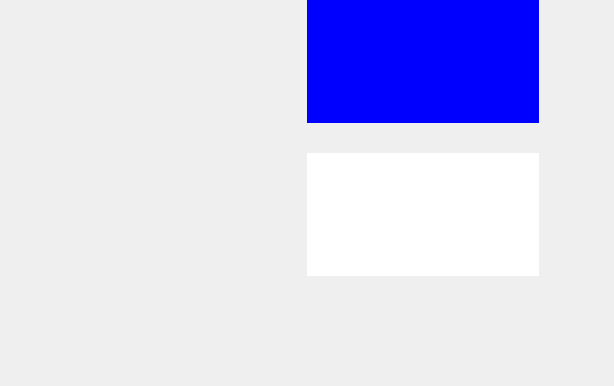
<?xml version="1.0" encoding="UTF-8"?>
<ui version="4.0">
 <class>ScoreViewVerticalSingle</class>
 <widget class="QWidget" name="ScoreViewVerticalSingle">
  <property name="geometry">
   <rect>
    <x>0</x>
    <y>0</y>
    <width>614</width>
    <height>386</height>
   </rect>
  </property>
  <property name="cursor">
   <cursorShape>PointingHandCursor</cursorShape>
  </property>
  <property name="windowTitle">
   <string>IpponBoard View</string>
  </property>
  <property name="windowIcon">
   <iconset resource="../base/ipponboard.qrc">
    <normaloff>:/res/images/logo.png</normaloff>:/res/images/logo.png</iconset>
  </property>
  <property name="statusTip">
   <string notr="true"/>
  </property>
  <property name="autoFillBackground">
   <bool>false</bool>
  </property>
  <property name="styleSheet">
   <string notr="true"/>
  </property>
  <layout class="QVBoxLayout" name="verticalLayout_main" stretch="0,20,0,8">
   <property name="spacing">
    <number>0</number>
   </property>
   <property name="margin">
    <number>0</number>
   </property>
   <item>
    <widget class="ScaledText" name="text_ippon_first" native="true">
     <property name="sizePolicy">
      <sizepolicy hsizetype="Expanding" vsizetype="Expanding">
       <horstretch>0</horstretch>
       <verstretch>0</verstretch>
      </sizepolicy>
     </property>
     <property name="minimumSize">
      <size>
       <width>20</width>
       <height>0</height>
      </size>
     </property>
     <property name="font">
      <font>
       <weight>50</weight>
       <bold>false</bold>
      </font>
     </property>
     <property name="styleSheet">
      <string notr="true">background-color: blue;</string>
     </property>
    </widget>
   </item>
   <item>
    <layout class="QHBoxLayout" name="horizontalLayout_2" stretch="1,1">
     <property name="spacing">
      <number>0</number>
     </property>
     <property name="leftMargin">
      <number>0</number>
     </property>
     <property name="topMargin">
      <number>0</number>
     </property>
     <property name="rightMargin">
      <number>0</number>
     </property>
     <item>
      <layout class="QVBoxLayout" name="layout_info" stretch="2,2,2">
       <property name="spacing">
        <number>0</number>
       </property>
       <property name="topMargin">
        <number>0</number>
       </property>
       <property name="rightMargin">
        <number>0</number>
       </property>
       <property name="bottomMargin">
        <number>0</number>
       </property>
       <item>
        <layout class="QVBoxLayout" name="layout_name_first" stretch="3,2">
         <property name="spacing">
          <number>0</number>
         </property>
         <property name="rightMargin">
          <number>0</number>
         </property>
         <property name="bottomMargin">
          <number>0</number>
         </property>
         <item>
          <widget class="ScaledText" name="text_fighter_first" native="true">
           <property name="sizePolicy">
            <sizepolicy hsizetype="Expanding" vsizetype="Expanding">
             <horstretch>0</horstretch>
             <verstretch>0</verstretch>
            </sizepolicy>
           </property>
           <property name="minimumSize">
            <size>
             <width>20</width>
             <height>20</height>
            </size>
           </property>
           <property name="styleSheet">
            <string notr="true"/>
           </property>
          </widget>
         </item>
         <item>
          <widget class="ScaledText" name="text_club_first" native="true">
           <property name="sizePolicy">
            <sizepolicy hsizetype="Expanding" vsizetype="Expanding">
             <horstretch>0</horstretch>
             <verstretch>0</verstretch>
            </sizepolicy>
           </property>
           <property name="minimumSize">
            <size>
             <width>20</width>
             <height>20</height>
            </size>
           </property>
          </widget>
         </item>
        </layout>
       </item>
       <item>
        <layout class="QHBoxLayout" name="layout_osaekomi" stretch="3,7">
         <property name="spacing">
          <number>0</number>
         </property>
         <property name="leftMargin">
          <number>0</number>
         </property>
         <property name="topMargin">
          <number>0</number>
         </property>
         <property name="rightMargin">
          <number>0</number>
         </property>
         <item>
          <widget class="ScaledImage" name="image_sand_clock" native="true">
           <property name="sizePolicy">
            <sizepolicy hsizetype="Expanding" vsizetype="Expanding">
             <horstretch>0</horstretch>
             <verstretch>0</verstretch>
            </sizepolicy>
           </property>
           <property name="minimumSize">
            <size>
             <width>50</width>
             <height>0</height>
            </size>
           </property>
          </widget>
         </item>
         <item>
          <widget class="ScaledText" name="text_hold_clock" native="true">
           <property name="sizePolicy">
            <sizepolicy hsizetype="Expanding" vsizetype="Expanding">
             <horstretch>0</horstretch>
             <verstretch>0</verstretch>
            </sizepolicy>
           </property>
           <property name="minimumSize">
            <size>
             <width>40</width>
             <height>40</height>
            </size>
           </property>
           <property name="font">
            <font>
             <weight>50</weight>
             <bold>false</bold>
            </font>
           </property>
           <property name="styleSheet">
            <string notr="true"/>
           </property>
          </widget>
         </item>
        </layout>
       </item>
       <item>
        <layout class="QVBoxLayout" name="layout_name_second" stretch="3,2">
         <property name="spacing">
          <number>0</number>
         </property>
         <property name="rightMargin">
          <number>0</number>
         </property>
         <property name="bottomMargin">
          <number>0</number>
         </property>
         <item>
          <widget class="ScaledText" name="text_fighter_second" native="true">
           <property name="sizePolicy">
            <sizepolicy hsizetype="Expanding" vsizetype="Expanding">
             <horstretch>0</horstretch>
             <verstretch>0</verstretch>
            </sizepolicy>
           </property>
           <property name="minimumSize">
            <size>
             <width>20</width>
             <height>20</height>
            </size>
           </property>
           <property name="font">
            <font>
             <weight>50</weight>
             <bold>false</bold>
            </font>
           </property>
          </widget>
         </item>
         <item>
          <widget class="ScaledText" name="text_club_second" native="true">
           <property name="sizePolicy">
            <sizepolicy hsizetype="Expanding" vsizetype="Expanding">
             <horstretch>0</horstretch>
             <verstretch>0</verstretch>
            </sizepolicy>
           </property>
           <property name="minimumSize">
            <size>
             <width>20</width>
             <height>20</height>
            </size>
           </property>
          </widget>
         </item>
        </layout>
       </item>
      </layout>
     </item>
     <item>
      <layout class="QVBoxLayout" name="verticalLayout_score_whit" stretch="8,2,8">
       <property name="spacing">
        <number>0</number>
       </property>
       <property name="leftMargin">
        <number>0</number>
       </property>
       <property name="topMargin">
        <number>0</number>
       </property>
       <property name="bottomMargin">
        <number>0</number>
       </property>
       <item>
        <layout class="QHBoxLayout" name="horizontalLayout_score_first" stretch="10,10,3,3">
         <property name="spacing">
          <number>0</number>
         </property>
         <property name="margin">
          <number>0</number>
         </property>
         <item>
          <widget class="ScaledText" name="text_wazaari_first" native="true">
           <property name="sizePolicy">
            <sizepolicy hsizetype="Expanding" vsizetype="Expanding">
             <horstretch>5</horstretch>
             <verstretch>5</verstretch>
            </sizepolicy>
           </property>
           <property name="minimumSize">
            <size>
             <width>20</width>
             <height>20</height>
            </size>
           </property>
           <property name="font">
            <font>
             <weight>50</weight>
             <bold>false</bold>
            </font>
           </property>
           <property name="styleSheet">
            <string notr="true">background-color: blue;</string>
           </property>
          </widget>
         </item>
         <item>
          <widget class="ScaledText" name="text_yuko_first" native="true">
           <property name="sizePolicy">
            <sizepolicy hsizetype="Expanding" vsizetype="Expanding">
             <horstretch>5</horstretch>
             <verstretch>5</verstretch>
            </sizepolicy>
           </property>
           <property name="minimumSize">
            <size>
             <width>20</width>
             <height>20</height>
            </size>
           </property>
           <property name="font">
            <font>
             <weight>50</weight>
             <bold>false</bold>
            </font>
           </property>
           <property name="styleSheet">
            <string notr="true">background-color: blue;</string>
           </property>
          </widget>
         </item>
         <item>
          <widget class="ScaledImage" name="image_hansokumake_first" native="true">
           <property name="sizePolicy">
            <sizepolicy hsizetype="Expanding" vsizetype="Expanding">
             <horstretch>0</horstretch>
             <verstretch>0</verstretch>
            </sizepolicy>
           </property>
           <property name="minimumSize">
            <size>
             <width>5</width>
             <height>5</height>
            </size>
           </property>
          </widget>
         </item>
         <item>
          <layout class="QVBoxLayout" name="verticalLayout_shido_first" stretch="1,1,1">
           <property name="spacing">
            <number>0</number>
           </property>
           <property name="leftMargin">
            <number>0</number>
           </property>
           <property name="topMargin">
            <number>0</number>
           </property>
           <property name="bottomMargin">
            <number>0</number>
           </property>
           <item>
            <widget class="ScaledImage" name="image_shido3_first" native="true">
             <property name="sizePolicy">
              <sizepolicy hsizetype="Expanding" vsizetype="Expanding">
               <horstretch>0</horstretch>
               <verstretch>0</verstretch>
              </sizepolicy>
             </property>
             <property name="minimumSize">
              <size>
               <width>40</width>
               <height>40</height>
              </size>
             </property>
            </widget>
           </item>
           <item>
            <widget class="ScaledImage" name="image_shido2_first" native="true">
             <property name="sizePolicy">
              <sizepolicy hsizetype="Expanding" vsizetype="Expanding">
               <horstretch>0</horstretch>
               <verstretch>0</verstretch>
              </sizepolicy>
             </property>
             <property name="minimumSize">
              <size>
               <width>40</width>
               <height>40</height>
              </size>
             </property>
            </widget>
           </item>
           <item>
            <widget class="ScaledImage" name="image_shido1_first" native="true">
             <property name="sizePolicy">
              <sizepolicy hsizetype="Expanding" vsizetype="Expanding">
               <horstretch>0</horstretch>
               <verstretch>0</verstretch>
              </sizepolicy>
             </property>
             <property name="minimumSize">
              <size>
               <width>40</width>
               <height>40</height>
              </size>
             </property>
            </widget>
           </item>
          </layout>
         </item>
        </layout>
       </item>
       <item>
        <layout class="QHBoxLayout" name="horizontalLayout_point_names" stretch="5,5,3">
         <property name="spacing">
          <number>0</number>
         </property>
         <property name="leftMargin">
          <number>0</number>
         </property>
         <property name="rightMargin">
          <number>0</number>
         </property>
         <property name="bottomMargin">
          <number>0</number>
         </property>
         <item>
          <widget class="ScaledText" name="text_wazaari_desc1" native="true">
           <property name="sizePolicy">
            <sizepolicy hsizetype="Expanding" vsizetype="Expanding">
             <horstretch>0</horstretch>
             <verstretch>0</verstretch>
            </sizepolicy>
           </property>
           <property name="minimumSize">
            <size>
             <width>20</width>
             <height>20</height>
            </size>
           </property>
          </widget>
         </item>
         <item>
          <widget class="ScaledText" name="text_yuko_desc1" native="true">
           <property name="sizePolicy">
            <sizepolicy hsizetype="Expanding" vsizetype="Expanding">
             <horstretch>0</horstretch>
             <verstretch>0</verstretch>
            </sizepolicy>
           </property>
           <property name="minimumSize">
            <size>
             <width>20</width>
             <height>20</height>
            </size>
           </property>
          </widget>
         </item>
         <item>
          <widget class="ScaledText" name="text_shido_desc" native="true">
           <property name="sizePolicy">
            <sizepolicy hsizetype="Expanding" vsizetype="Expanding">
             <horstretch>0</horstretch>
             <verstretch>0</verstretch>
            </sizepolicy>
           </property>
           <property name="minimumSize">
            <size>
             <width>20</width>
             <height>20</height>
            </size>
           </property>
          </widget>
         </item>
        </layout>
       </item>
       <item>
        <layout class="QHBoxLayout" name="horizontalLayout_score_second" stretch="10,10,3,3">
         <property name="spacing">
          <number>0</number>
         </property>
         <property name="leftMargin">
          <number>0</number>
         </property>
         <property name="topMargin">
          <number>0</number>
         </property>
         <property name="rightMargin">
          <number>0</number>
         </property>
         <item>
          <widget class="ScaledText" name="text_wazaari_second" native="true">
           <property name="sizePolicy">
            <sizepolicy hsizetype="Expanding" vsizetype="Expanding">
             <horstretch>5</horstretch>
             <verstretch>5</verstretch>
            </sizepolicy>
           </property>
           <property name="minimumSize">
            <size>
             <width>20</width>
             <height>20</height>
            </size>
           </property>
           <property name="font">
            <font>
             <weight>50</weight>
             <bold>false</bold>
            </font>
           </property>
           <property name="styleSheet">
            <string notr="true">background-color: white;</string>
           </property>
          </widget>
         </item>
         <item>
          <widget class="ScaledText" name="text_yuko_second" native="true">
           <property name="sizePolicy">
            <sizepolicy hsizetype="Expanding" vsizetype="Expanding">
             <horstretch>5</horstretch>
             <verstretch>5</verstretch>
            </sizepolicy>
           </property>
           <property name="minimumSize">
            <size>
             <width>20</width>
             <height>20</height>
            </size>
           </property>
           <property name="font">
            <font>
             <weight>50</weight>
             <bold>false</bold>
            </font>
           </property>
           <property name="styleSheet">
            <string notr="true">background-color: white;</string>
           </property>
          </widget>
         </item>
         <item>
          <widget class="ScaledImage" name="image_hansokumake_second" native="true">
           <property name="sizePolicy">
            <sizepolicy hsizetype="Expanding" vsizetype="Expanding">
             <horstretch>0</horstretch>
             <verstretch>0</verstretch>
            </sizepolicy>
           </property>
           <property name="minimumSize">
            <size>
             <width>5</width>
             <height>5</height>
            </size>
           </property>
          </widget>
         </item>
         <item>
          <layout class="QVBoxLayout" name="verticalLayout_shido_second" stretch="1,1,1">
           <property name="spacing">
            <number>0</number>
           </property>
           <property name="leftMargin">
            <number>0</number>
           </property>
           <property name="topMargin">
            <number>0</number>
           </property>
           <item>
            <widget class="ScaledImage" name="image_shido3_second" native="true">
             <property name="sizePolicy">
              <sizepolicy hsizetype="Expanding" vsizetype="Expanding">
               <horstretch>0</horstretch>
               <verstretch>0</verstretch>
              </sizepolicy>
             </property>
             <property name="minimumSize">
              <size>
               <width>40</width>
               <height>40</height>
              </size>
             </property>
            </widget>
           </item>
           <item>
            <widget class="ScaledImage" name="image_shido2_second" native="true">
             <property name="sizePolicy">
              <sizepolicy hsizetype="Expanding" vsizetype="Expanding">
               <horstretch>0</horstretch>
               <verstretch>0</verstretch>
              </sizepolicy>
             </property>
             <property name="minimumSize">
              <size>
               <width>40</width>
               <height>40</height>
              </size>
             </property>
             <property name="styleSheet">
              <string notr="true"/>
             </property>
            </widget>
           </item>
           <item>
            <widget class="ScaledImage" name="image_shido1_second" native="true">
             <property name="sizePolicy">
              <sizepolicy hsizetype="Expanding" vsizetype="Expanding">
               <horstretch>0</horstretch>
               <verstretch>0</verstretch>
              </sizepolicy>
             </property>
             <property name="minimumSize">
              <size>
               <width>40</width>
               <height>40</height>
              </size>
             </property>
            </widget>
           </item>
          </layout>
         </item>
        </layout>
       </item>
      </layout>
     </item>
    </layout>
   </item>
   <item>
    <widget class="ScaledText" name="text_ippon_second" native="true">
     <property name="sizePolicy">
      <sizepolicy hsizetype="Expanding" vsizetype="Expanding">
       <horstretch>0</horstretch>
       <verstretch>0</verstretch>
      </sizepolicy>
     </property>
     <property name="minimumSize">
      <size>
       <width>20</width>
       <height>0</height>
      </size>
     </property>
     <property name="font">
      <font>
       <weight>50</weight>
       <bold>false</bold>
      </font>
     </property>
     <property name="styleSheet">
      <string notr="true">background-color: white;</string>
     </property>
    </widget>
   </item>
   <item>
    <layout class="QHBoxLayout" name="horizontalLayout_bottom" stretch="1,1">
     <property name="spacing">
      <number>0</number>
     </property>
     <property name="leftMargin">
      <number>0</number>
     </property>
     <property name="topMargin">
      <number>0</number>
     </property>
     <property name="rightMargin">
      <number>0</number>
     </property>
     <item>
      <layout class="QVBoxLayout" name="verticalLayout" stretch="1,1">
       <property name="spacing">
        <number>0</number>
       </property>
       <property name="leftMargin">
        <number>0</number>
       </property>
       <property name="bottomMargin">
        <number>0</number>
       </property>
       <item>
        <widget class="ScaledText" name="text_mat" native="true">
         <property name="sizePolicy">
          <sizepolicy hsizetype="Expanding" vsizetype="Expanding">
           <horstretch>2</horstretch>
           <verstretch>2</verstretch>
          </sizepolicy>
         </property>
         <property name="minimumSize">
          <size>
           <width>20</width>
           <height>20</height>
          </size>
         </property>
         <property name="font">
          <font>
           <weight>50</weight>
           <bold>false</bold>
          </font>
         </property>
         <property name="focusPolicy">
          <enum>Qt::NoFocus</enum>
         </property>
         <property name="toolTip">
          <string notr="true"/>
         </property>
        </widget>
       </item>
       <item>
        <widget class="ScaledText" name="text_weight" native="true">
         <property name="sizePolicy">
          <sizepolicy hsizetype="Expanding" vsizetype="Expanding">
           <horstretch>0</horstretch>
           <verstretch>0</verstretch>
          </sizepolicy>
         </property>
         <property name="minimumSize">
          <size>
           <width>40</width>
           <height>40</height>
          </size>
         </property>
         <property name="font">
          <font>
           <weight>50</weight>
           <bold>false</bold>
          </font>
         </property>
         <property name="styleSheet">
          <string notr="true"/>
         </property>
        </widget>
       </item>
      </layout>
     </item>
     <item>
      <widget class="ScaledText" name="text_main_clock" native="true">
       <property name="sizePolicy">
        <sizepolicy hsizetype="Expanding" vsizetype="Expanding">
         <horstretch>2</horstretch>
         <verstretch>2</verstretch>
        </sizepolicy>
       </property>
       <property name="minimumSize">
        <size>
         <width>20</width>
         <height>20</height>
        </size>
       </property>
       <property name="font">
        <font>
         <weight>50</weight>
         <bold>false</bold>
        </font>
       </property>
       <property name="focusPolicy">
        <enum>Qt::NoFocus</enum>
       </property>
       <property name="toolTip">
        <string notr="true"/>
       </property>
      </widget>
     </item>
    </layout>
   </item>
  </layout>
 </widget>
 <customwidgets>
  <customwidget>
   <class>ScaledText</class>
   <extends>QWidget</extends>
   <header>../widgets/scaledtext.h</header>
   <container>1</container>
  </customwidget>
  <customwidget>
   <class>ScaledImage</class>
   <extends>QWidget</extends>
   <header>../widgets/scaledimage.h</header>
   <container>1</container>
  </customwidget>
 </customwidgets>
 <resources>
  <include location="../base/ipponboard.qrc"/>
 </resources>
 <connections/>
</ui>
